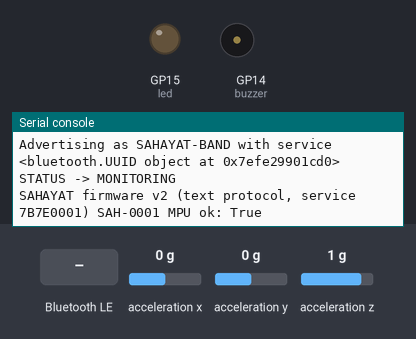
Simulated run of this program. Board: Raspberry Pi Pico running MicroPython. Shown: output pins drawn as LEDs (lit = HIGH), buzzer (waves = sounding, pin HIGH), the last lines printed to the serial console. Inputs (shaded band) come from the test bench; at power-on: acceleration x 0 g, acceleration y 0 g, acceleration z 1 g. Random numbers come from a fixed seed; nothing arrives over Bluetooth unless stated.

Above: at 1.3 s.
1.4 s: "PING" written over Bluetooth
At 2.2 s:
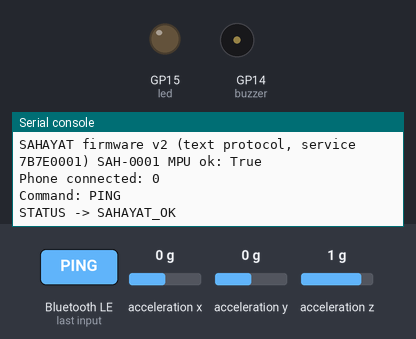
2.9 s: "START" written over Bluetooth
At 3.3 s:
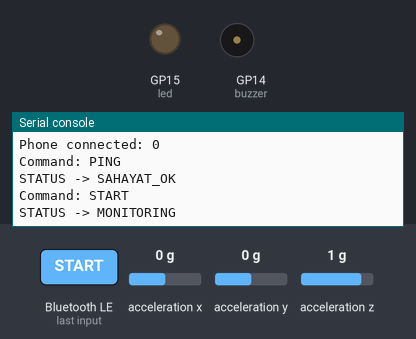
4.4 s: "STOP" written over Bluetooth
At 5.6 s:
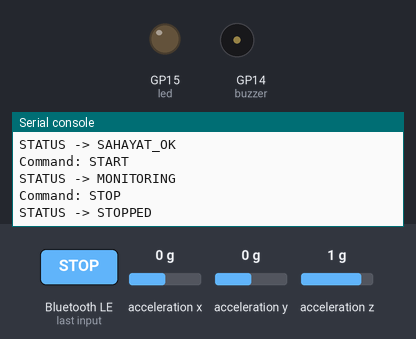

Measured:
- after the input at 1.4 s, the serial console: prints a new line at once (image 1)
- after the input at 2.9 s, the serial console: prints a new line at once (image 2)
- after the input at 4.4 s, the serial console: prints a new line at once (image 3)

The program:

main.py
```python
# SAHAYAT band firmware — Raspberry Pi Pico W, MicroPython (built-in `bluetooth` module).
#
# MPU6050 → prototype abnormal-motion detector → LED + buzzer → BLE Alert notification → Android app.
# The detector is a PROTOTYPE threshold algorithm. It is NOT medically validated.
#
# Wiring
#   MPU6050 SDA → GP4, SCL → GP5 (I2C0, address 0x68), VCC → 3V3, GND → GND
#   LED → GP15 (through a resistor to GND)
#   Buzzer → GP14
#   Cancel button → GP16 and GND (internal pull-up; pressed = 0)
#
# BLE (must match app/src/main/java/com/sahayat/app/ble/BandProtocol.kt)
#   Name     SAHAYAT-BAND  (in the scan response)
#   Service  7B7E0001-6B8A-4D9E-9C5B-2A4F6D8E1001  (in the advertising packet — the app filters on this)
#     Device ID  7B7E0005-…  READ           "SAH-0001"
#     Status     7B7E0002-…  READ + NOTIFY  "MONITORING" | "STOPPED" | "SAHAYAT_OK" | "MPU_ERROR"
#     Alert      7B7E0003-…  READ + NOTIFY  "ALERT|SAH-0001|SEIZURE|<ref>" then
#                                           "ALERT|SAH-0001|CANCELLED|<ref>" or "ALERT|SAH-0001|ALERT_ACTIVE|<ref>"
#     Command    7B7E0004-…  READ + WRITE   "PING" | "START" | "STOP" | "STATUS"
#   Each NOTIFY characteristic gets its CCCD (0x2902) automatically from the Bluetooth stack.
#   <ref> = "<boot id>-<alert number>", so the phone never processes the same alert twice.

import bluetooth
import struct
import time
import random
from machine import Pin, I2C
from micropython import const

# ---------------------------------------------------------------- configuration
DEVICE_ID = "SAH-0001"
BLE_NAME = "SAHAYAT-BAND"

MPU_ADDR = const(0x68)
THRESHOLD = 12000          # sum of |Δax| + |Δay| + |Δaz| (raw units)
STRONG_REQUIRED = 3        # consecutive strong movements
SAMPLE_MS = 100            # delay between accelerometer samples
CANCEL_STEPS = 20          # 20 × 100 ms cancellation window
CANCEL_STEP_MS = 100

# ---------------------------------------------------------------- BLE constants
_IRQ_CENTRAL_CONNECT = const(1)
_IRQ_CENTRAL_DISCONNECT = const(2)
_IRQ_GATTS_WRITE = const(3)
_IRQ_MTU_EXCHANGED = const(21)

_FLAG_READ = const(0x0002)
_FLAG_WRITE_NO_RESPONSE = const(0x0004)
_FLAG_WRITE = const(0x0008)
_FLAG_NOTIFY = const(0x0010)

_ADV_TYPE_FLAGS = const(0x01)
_ADV_TYPE_UUID128_COMPLETE = const(0x07)
_ADV_TYPE_NAME = const(0x09)

SERVICE_UUID = bluetooth.UUID("7B7E0001-6B8A-4D9E-9C5B-2A4F6D8E1001")
STATUS_UUID = bluetooth.UUID("7B7E0002-6B8A-4D9E-9C5B-2A4F6D8E1001")
ALERT_UUID = bluetooth.UUID("7B7E0003-6B8A-4D9E-9C5B-2A4F6D8E1001")
COMMAND_UUID = bluetooth.UUID("7B7E0004-6B8A-4D9E-9C5B-2A4F6D8E1001")
DEVICE_ID_UUID = bluetooth.UUID("7B7E0005-6B8A-4D9E-9C5B-2A4F6D8E1001")

SAHAYAT_SERVICE = (
    SERVICE_UUID,
    (
        (DEVICE_ID_UUID, _FLAG_READ),
        (STATUS_UUID, _FLAG_READ | _FLAG_NOTIFY),
        (ALERT_UUID, _FLAG_READ | _FLAG_NOTIFY),
        (COMMAND_UUID, _FLAG_READ | _FLAG_WRITE | _FLAG_WRITE_NO_RESPONSE),
    ),
)

# ---------------------------------------------------------------- hardware
led = Pin(15, Pin.OUT, value=0)
buzzer = Pin(14, Pin.OUT, value=0)
cancel_button = Pin(16, Pin.IN, Pin.PULL_UP)
i2c = I2C(0, sda=Pin(4), scl=Pin(5), freq=400000)


def mpu_init():
    try:
        i2c.writeto_mem(MPU_ADDR, 0x6B, b"\x00")   # wake up (PWR_MGMT_1)
        time.sleep_ms(100)
        return True
    except OSError as e:
        print("MPU6050 not found at 0x68:", e)
        return False


def mpu_read_accel():
    data = i2c.readfrom_mem(MPU_ADDR, 0x3B, 6)
    return struct.unpack(">hhh", data)


def cancel_pressed():
    return cancel_button.value() == 0


# ---------------------------------------------------------------- BLE peripheral
def _adv_field(adv_type, value):
    return struct.pack("BB", len(value) + 1, adv_type) + value


class SahayatBLE:
    def __init__(self):
        self._ble = bluetooth.BLE()
        self._ble.active(True)
        try:
            self._ble.config(gap_name=BLE_NAME)
        except Exception:
            pass
        try:
            self._ble.config(mtu=185)   # text messages are longer than the 20-byte default payload
        except Exception:
            pass
        self._ble.irq(self._irq)
        ((self.h_device_id, self.h_status, self.h_alert, self.h_command),) = \
            self._ble.gatts_register_services((SAHAYAT_SERVICE,))
        for h in (self.h_status, self.h_alert, self.h_command):
            self._ble.gatts_set_buffer(h, 64)
        self._connections = set()
        self.on_command = None

        self._ble.gatts_write(self.h_device_id, DEVICE_ID.encode())
        self._ble.gatts_write(self.h_status, b"")
        self._ble.gatts_write(self.h_alert, b"")
        self._ble.gatts_write(self.h_command, b"")

        # 128-bit UUID in the advertising packet (the app scans for it); the name goes in the
        # scan response because both together exceed the 31-byte advertising limit.
        self._adv = _adv_field(_ADV_TYPE_FLAGS, b"\x06") + \
            _adv_field(_ADV_TYPE_UUID128_COMPLETE, bytes(SERVICE_UUID))
        self._resp = _adv_field(_ADV_TYPE_NAME, BLE_NAME.encode())
        self.advertise()

    @property
    def connected(self):
        return len(self._connections) > 0

    def advertise(self):
        self._ble.gap_advertise(100000, adv_data=self._adv, resp_data=self._resp)
        print("Advertising as", BLE_NAME, "with service", SERVICE_UUID)

    def _irq(self, event, data):
        if event == _IRQ_CENTRAL_CONNECT:
            conn_handle, _, _ = data
            self._connections.add(conn_handle)
            print("Phone connected:", conn_handle)
        elif event == _IRQ_CENTRAL_DISCONNECT:
            conn_handle, _, _ = data
            self._connections.discard(conn_handle)
            print("Phone disconnected:", conn_handle)
            self.advertise()
        elif event == _IRQ_GATTS_WRITE:
            conn_handle, value_handle = data
            if value_handle == self.h_command:
                raw = self._ble.gatts_read(self.h_command)
                try:
                    cmd = raw.decode().strip().upper()
                except Exception:
                    cmd = ""
                print("Command:", cmd)
                if self.on_command:
                    self.on_command(cmd)
        elif event == _IRQ_MTU_EXCHANGED:
            conn_handle, mtu = data
            print("MTU:", mtu)

    def _publish(self, handle, text):
        payload = text.encode()
        # The stored value stays readable for phones that (re)connect later.
        try:
            # MicroPython 1.20+: notifies every phone that enabled notifications (CCCD 0x2902).
            self._ble.gatts_write(handle, payload, True)
            return
        except TypeError:
            pass
        # Older MicroPython: store, then notify each connected phone with the stored value.
        self._ble.gatts_write(handle, payload)
        for conn in tuple(self._connections):
            try:
                self._ble.gatts_notify(conn, handle)
            except OSError as e:
                print("Notify failed:", e)

    def send_status(self, text):
        print("STATUS ->", text)
        self._publish(self.h_status, text)

    def send_alert(self, kind, ref):
        text = "ALERT|{}|{}|{}".format(DEVICE_ID, kind, ref)
        print("ALERT  ->", text, "(phone connected)" if self.connected else "(NO PHONE CONNECTED)")
        self._publish(self.h_alert, text)


# ---------------------------------------------------------------- application
ble = SahayatBLE()
mpu_ok = mpu_init()
monitoring = True
boot_id = "{:04x}".format(random.getrandbits(16))
alert_count = 0


def current_state():
    if not mpu_ok:
        return "MPU_ERROR"
    return "MONITORING" if monitoring else "STOPPED"


def handle_command(cmd):
    global monitoring
    if cmd == "PING":
        ble.send_status("SAHAYAT_OK")
    elif cmd == "START":
        monitoring = True
        ble.send_status(current_state())
    elif cmd == "STOP":
        monitoring = False
        ble.send_status("STOPPED")
    elif cmd == "STATUS":
        ble.send_status(current_state())
    else:
        print("Unknown command ignored:", cmd)


ble.on_command = handle_command
ble.send_status(current_state())


def raise_alert():
    """LED + buzzer, BLE alert, cancellation window, then reset."""
    global alert_count
    alert_count += 1
    ref = "{}-{}".format(boot_id, alert_count)
    led.on()
    buzzer.on()
    ble.send_alert("SEIZURE", ref)

    cancelled = False
    for _ in range(CANCEL_STEPS):
        if cancel_pressed():
            cancelled = True
            break
        time.sleep_ms(CANCEL_STEP_MS)

    led.off()
    buzzer.off()
    ble.send_alert("CANCELLED" if cancelled else "ALERT_ACTIVE", ref)
    if cancelled:
        # Wait for release so one press doesn't cancel the next alert too.
        while cancel_pressed():
            time.sleep_ms(20)


def main():
    global mpu_ok
    print("SAHAYAT firmware v2 (text protocol, service 7B7E0001)", DEVICE_ID, "MPU ok:", mpu_ok)
    ax = ay = az = 0
    have_baseline = False
    strong = 0
    while True:
        if not mpu_ok:
            time.sleep_ms(2000)
            mpu_ok = mpu_init()
            if mpu_ok:
                ble.send_status(current_state())
            continue

        if not monitoring:
            have_baseline = False
            strong = 0
            time.sleep_ms(SAMPLE_MS)
            continue

        try:
            nax, nay, naz = mpu_read_accel()
        except OSError as e:
            print("MPU6050 read failed:", e)
            mpu_ok = False
            ble.send_status("MPU_ERROR")
            continue

        if have_baseline:
            change = abs(nax - ax) + abs(nay - ay) + abs(naz - az)
            if change > THRESHOLD:
                strong += 1
            else:
                strong = 0
        ax, ay, az = nax, nay, naz
        have_baseline = True

        if strong >= STRONG_REQUIRED:
            print("Abnormal motion detected")
            raise_alert()
            strong = 0
            have_baseline = False

        time.sleep_ms(SAMPLE_MS)


main()
```
